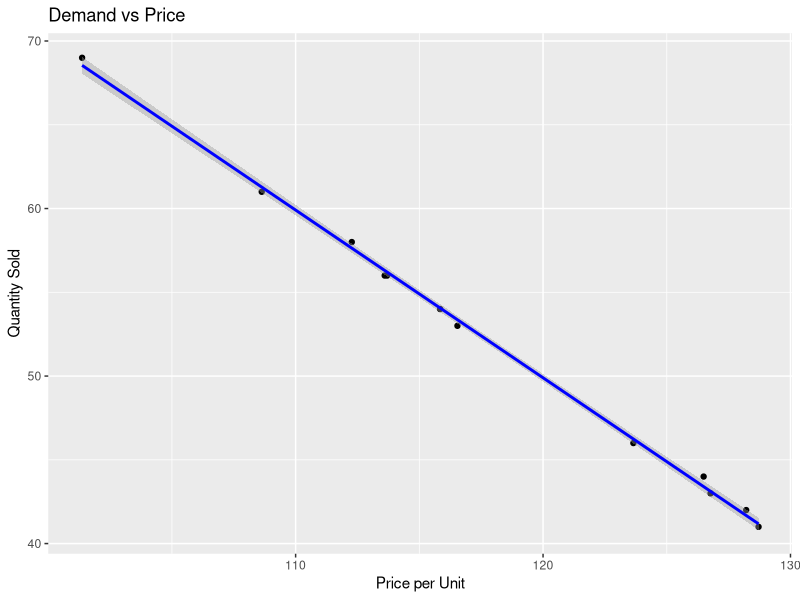
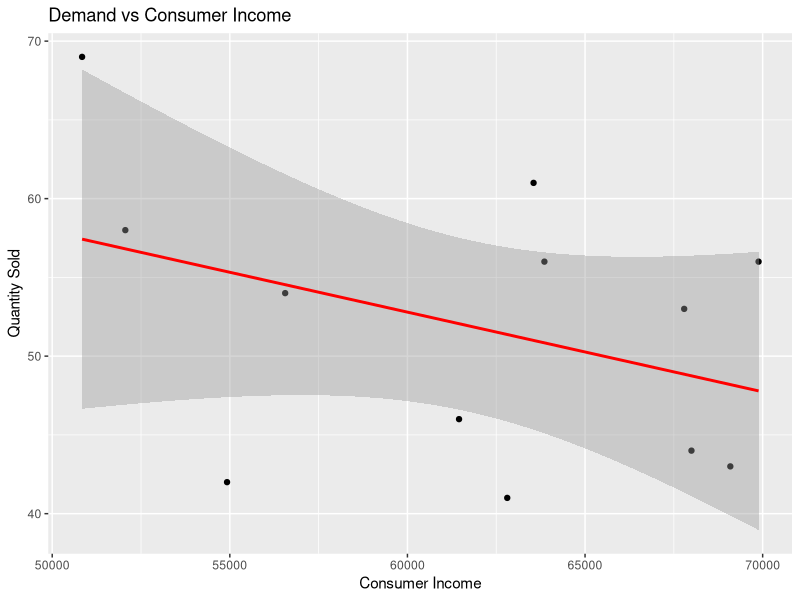
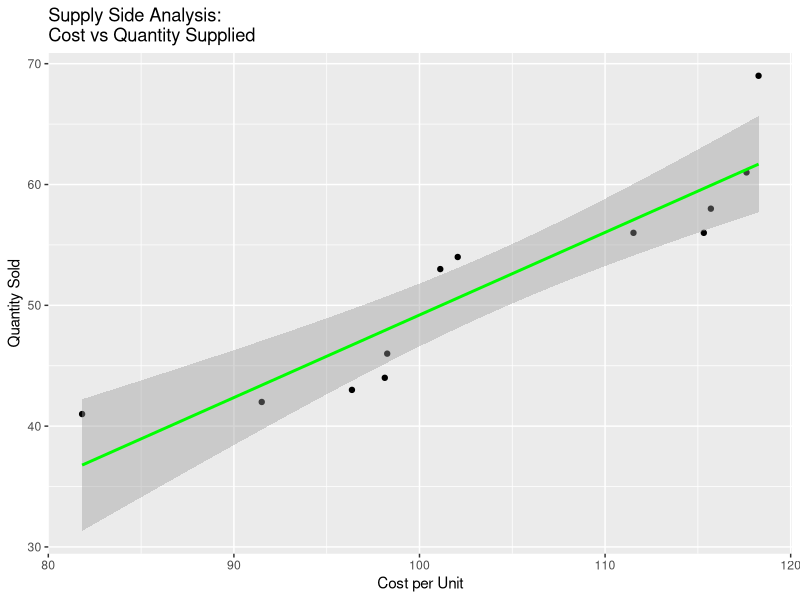
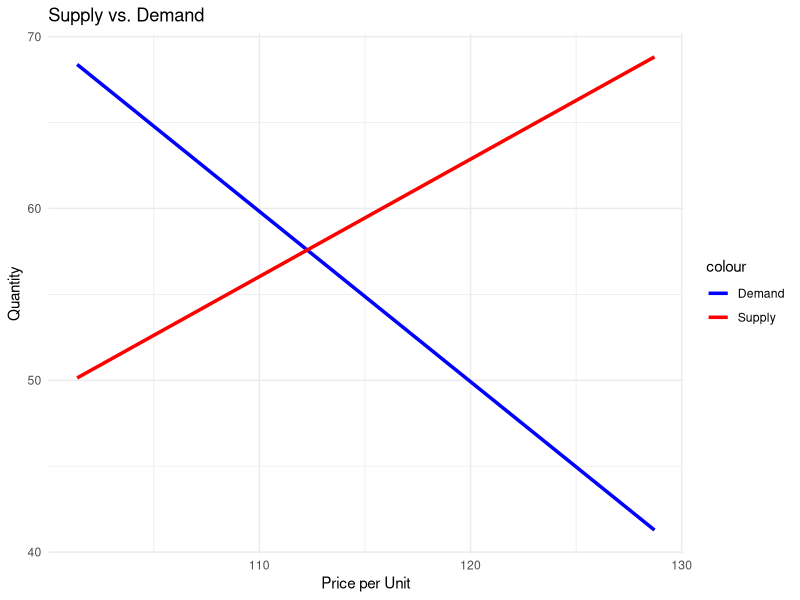

Recreate these plots in R, in order.
## ---- chunk 1
# List of required packages
packages <- c("dplyr", "ggplot2", "readr", "stats")

# Install any packages that are not already installed
new_packages <- packages[!(packages %in% installed.packages()[,"Package"])]
if(length(new_packages)) install.packages(new_packages)

# Load the packages
lapply(packages, library, character.only = TRUE)
## ---- chunk 2

# Load the dataset
timber_data <- read.csv("timber_data.csv")

# Check the first few rows of the dataset
head(timber_data)
## ---- chunk 3
# Calculate total revenue
timber_data$Total_Revenue <- timber_data$Price_per_Unit * timber_data$Quantity_Sold

# Calculate and print total revenue, average price, and total quantity sold
total_revenue <- sum(timber_data$Total_Revenue)
average_price <- mean(timber_data$Price_per_Unit)
total_quantity <- sum(timber_data$Quantity_Sold)

cat("Total Revenue: ", total_revenue, "\n")
cat("Average Price per Unit: ", average_price, "\n")
cat("Total Quantity Sold: ", total_quantity, "\n")
## ---- chunk 4
# Calculate Total Economic Value
economic_value <- total_quantity * average_price
cat("Total Economic Value of Timber Sales: ", economic_value, "\n")
## ---- chunk 5
# Assumptions for costs and maximum willingness to pay
average_cost_per_unit <- 80  # Hypothetical average cost
max_willingness_to_pay <- 135  # Hypothetical maximum price consumers are willing to pay

# Calculate Producer Surplus
producer_surplus <- sum((timber_data$Price_per_Unit - average_cost_per_unit) * timber_data$Quantity_Sold)
cat("Total Producer Surplus: ", producer_surplus, "\n")

# Calculate Consumer Surplus (simplified estimation)
consumer_surplus <- sum((max_willingness_to_pay - timber_data$Price_per_Unit) * timber_data$Quantity_Sold)
cat("Total Consumer Surplus: ", consumer_surplus, "\n")
## ---- chunk 6
# Prepare the data for regression
# Selecting the variables needed for the regression model
#timber_data <- timber_data %>%
#  select(Quantity_Sold, Price_per_Unit, Consumer_Income, Substitute_Price, Complement_Price)

# Fit the linear regression model
demand_model <- lm(Quantity_Sold ~ Price_per_Unit + Consumer_Income + Substitute_Price + Complement_Price, data = timber_data)

# Display the summary of the regression model
summary(demand_model)

# Check for multicollinearity (optional)
library(car)
vif(demand_model)  # Variance inflation factor to check multicollinearity
## ---- chunk 7
# Demand vs Price
ggplot(timber_data, aes(x = Price_per_Unit, y = Quantity_Sold)) +
  geom_point() +
  geom_smooth(method = "lm", col = "blue") +
  labs(title = "Demand vs Price", x = "Price per Unit", y = "Quantity Sold")

# Demand vs Consumer Income
ggplot(timber_data, aes(x = Consumer_Income, y = Quantity_Sold)) +
  geom_point() +
  geom_smooth(method = "lm", col = "red") +
  labs(title = "Demand vs Consumer Income", x = "Consumer Income", y = "Quantity Sold")
## ---- chunk 8
# Fit the linear regression model for the supply side
supply_model <- lm(Quantity_Sold ~ Cost_per_Unit, data = timber_data)

# Display the summary of the regression model
summary(supply_model)
## ---- chunk 9
# Cost vs Quantity Supplied
ggplot(timber_data, aes(x = Cost_per_Unit, y = Quantity_Sold)) +
  geom_point() +
  geom_smooth(method = "lm", col = "green") +
  labs(title = "Supply Side Analysis: \nCost vs Quantity Supplied", x = "Cost per Unit", y = "Quantity Sold")

## ---- chunk 10
# Generate a sequence of prices for predictions
price_range <- seq(from = min(timber_data$Price_per_Unit), to = max(timber_data$Price_per_Unit), length.out = 100)

# Predict quantities for demand and supply based on the price range
demand_predictions <- predict(demand_model, newdata = data.frame(Price_per_Unit = price_range, Consumer_Income = mean(timber_data$Consumer_Income), Substitute_Price = mean(timber_data$Substitute_Price), Complement_Price = mean(timber_data$Complement_Price)))
supply_predictions <- predict(supply_model, newdata = data.frame(Cost_per_Unit = price_range))

# Create a data frame for plotting
plot_data <- data.frame(Price = price_range, Demand = demand_predictions, Supply = supply_predictions)

# Plotting Demand vs. Supply
ggplot() +
  geom_line(data = plot_data, aes(x = Price, y = Demand, color = "Demand"), size = 1.2) +
  geom_line(data = plot_data, aes(x = Price, y = Supply, color = "Supply"), size = 1.2) +
  labs(title = "Supply vs. Demand", x = "Price per Unit", y = "Quantity") +
  scale_color_manual(values = c("Demand" = "blue", "Supply" = "red"), labels = c("Demand", "Supply")) +
  theme_minimal()
## ---- chunk 11
# Assuming you have already run the regression model for demand
demand_model <- lm(Quantity_Sold ~ Price_per_Unit + Consumer_Income + Substitute_Price + Complement_Price, data = timber_data)

# Assuming you have already run the regression model for supply
supply_model <- lm(Quantity_Sold ~ Cost_per_Unit, data = timber_data)

# Calculate average values for price, cost, and quantity
average_price <- mean(timber_data$Price_per_Unit)
average_cost <- mean(timber_data$Cost_per_Unit)
average_quantity <- mean(timber_data$Quantity_Sold)

# Calculate Price Elasticity of Demand using the coefficient of Price_per_Unit
ped <- coef(demand_model)['Price_per_Unit'] * average_price / average_quantity

# Calculate Price Elasticity of Supply using the coefficient of Cost_per_Unit
pes <- coef(supply_model)['Cost_per_Unit'] * average_cost / average_quantity

# Print the Price Elasticity of Demand and Supply
print(paste("Price Elasticity of Demand:", ped))
print(paste("Price Elasticity of Supply:", pes))
